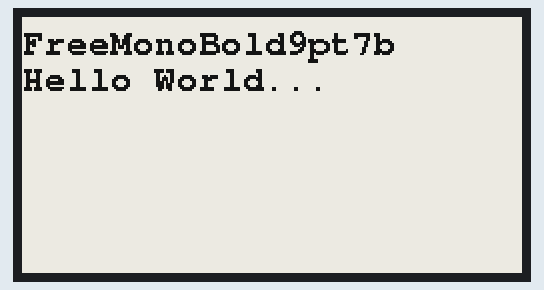
Recording of a sketch running on a simulated ESP32. On the bench: 250×128 one-colour display. What the sketch prints to the serial monitor is not drawn.

Above: at 2.1 s.

The sketch:

helloworldttgo.ino
```cpp
// Simple Hello World Example for TTGO T5 V2.0 ESP32 with 2.13" Waveshare display
// Based on example (PagedDisplayForSmallRam) from https://github.com/ZinggJM/GxEPD
// This dedicated version allow for (WAY) faster compile :-)

#include <GxEPD.h>
#include <GxGDE0213B1/GxGDE0213B1.h>      // 2.13" b/w
#include <GxIO/GxIO_SPI/GxIO_SPI.h>
#include <GxIO/GxIO.h>
#include "Adafruit_GFX.h"

// FreeFonts from Adafruit_GFX
#include <Fonts/FreeMonoBold9pt7b.h>


GxIO_Class io(SPI, /*CS=5*/ SS, /*DC=*/ 17, /*RST=*/ 16); // arbitrary selection of 17, 16
GxEPD_Class display(io, /*RST=*/ 16, /*BUSY=*/ 4); // arbitrary selection of (16), 4


//#define DEMO_DELAY 3*60 // seconds
//#define DEMO_DELAY 1*60 // seconds
#define DEMO_DELAY 10

void setup(void)
{
  Serial.begin(115200);
  Serial.println();
  Serial.println("setup");
  display.init(9600); // enable diagnostic output on Serial
  Serial.println("setup done");
}

void loop()
{

  display.drawPaged(showFontCallback);
  delay(DEMO_DELAY * 1000);
}

void showFontCallback()
{
  const char* name = "FreeMonoBold9pt7b";
  const GFXfont* f = &FreeMonoBold9pt7b;
  display.setRotation(1);
  display.fillScreen(GxEPD_WHITE);
  display.setTextColor(GxEPD_BLACK);
  display.setFont(f);
  display.setCursor(0, 0);
  display.println();
  display.println(name);
  display.println("Hello World...");

}
```
